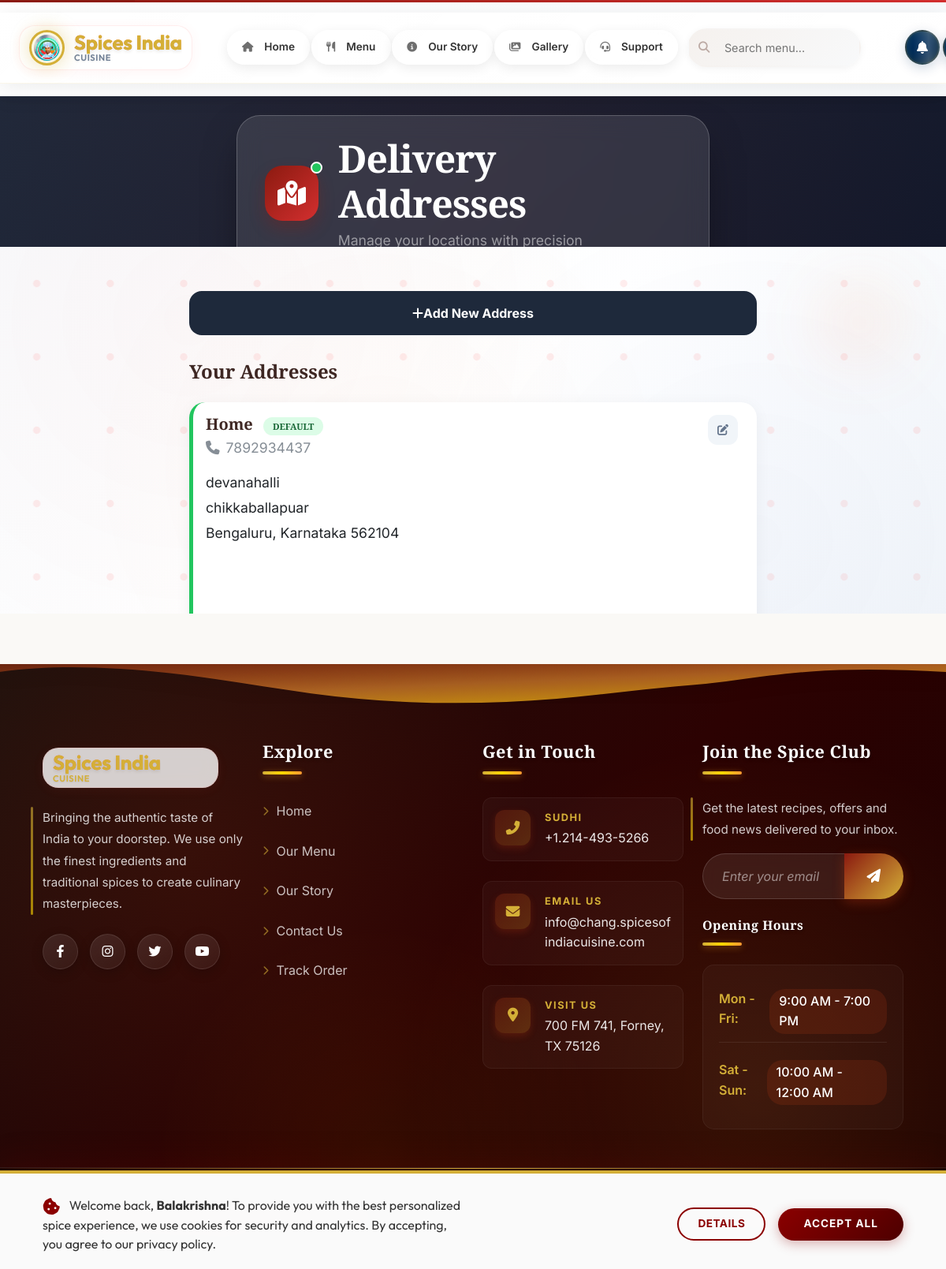
Page /addresses/ (signed in) on the committed database.
### cafe/models.py (models this page shows, shortened)
class DeliveryAddress(models.Model):
    user = models.ForeignKey(User, on_delete=models.CASCADE, related_name='delivery_addresses')
    label = models.CharField(max_length=50, help_text="e.g., Home, Office, etc.")
    address_line_1 = models.CharField(max_length=200)
    address_line_2 = models.CharField(max_length=200, blank=True)
    city = models.CharField(max_length=100)
    state = models.CharField(max_length=100)
    postal_code = models.CharField(max_length=20)
    phone = models.CharField(max_length=15)
    is_default = models.BooleanField(default=False)
    created_at = models.DateTimeField(auto_now_add=True)
    class Meta:
        ordering = ['-is_default', '-created_at']

### cafe/views.py (the view)
# urls.py: path('addresses/', views.delivery_addresses_view, name='delivery_addresses'),
@login_required
def delivery_addresses_view(request):
    addresses = DeliveryAddress.objects.filter(user=request.user)
    if request.method == 'POST':
        form = DeliveryAddressForm(request.POST)
        if form.is_valid():
            address = form.save(commit=False)
            address.user = request.user
            address.save()
            messages.success(request, 'Address added successfully!')
            return redirect('delivery_addresses')
    else:
        form = DeliveryAddressForm()
    context = {
        'addresses': addresses,
        'form': form,
    }
    return render(request, 'cafe/delivery_addresses.html', context)

### templates/cafe/delivery_addresses.html (shortened to what this page needs)
{% extends 'cafe/base.html' %}
{% load static %}
{% load crispy_forms_tags %}
{% block content %}
<section class="addresses-hero-premium py-5">
    <div class="container text-center">
        <div class="notification-style-header mx-auto animate-on-scroll">
            <div class="header-content">
                <div class="icon-badge">
                    <i class="fas fa-map-marked-alt"></i>
                    <span class="badge-pulse"></span>
                </div>
                <div class="text-content">
                    <h1 class="display-5 fw-bold mb-1">Delivery Addresses</h1>
                    <p class="mb-0 text-white-50">Manage your locations with precision</p>
                </div>
            </div>
        </div>
    </div>
</section>
<section class="py-5">
    <div class="container">
        <div class="row">
            <div class="col-lg-8 mx-auto">
                <button type="button" class="btn btn-add-new" id="toggleAddressFormBtn" onclick="toggleAddressForm()">
                    <i class="fas fa-plus"></i>Add New Address
                </button>
                {% if addresses %}
                <h4 class="mb-4">Your Addresses</h4>
                {% for address in addresses %}
                <div class="card address-card {% if address.is_default %}default{% endif %}">
                    <div class="card-body">
                        <div class="d-flex justify-content-between align-items-start mb-3">
                            <div>
                                <h5 class="mb-1">
                                    {{ address.label }}
                                    {% if address.is_default %}
                                    <span class="default-badge ms-2">Default</span>
                                    {% endif %}
                                </h5>
                                <p class="text-muted mb-0">
                                    <i class="fas fa-phone me-2"></i>{{ address.phone }}
                                </p>
                            </div>
                            <div class="address-actions">
                                <a href="{% url 'edit_address' address.id %}" class="btn btn-edit btn-sm">
                                    <i class="fas fa-edit"></i>
                                </a>
                            </div>
                        </div>
                        <div class="address-details">
                            <p class="mb-1">{{ address.address_line_1 }}</p>
                            {% if address.address_line_2 %}
                            <p class="mb-1">{{ address.address_line_2 }}</p>
                            {% endif %}
                            <p class="mb-0">{{ address.city }}, {{ address.state }} {{ address.postal_code }}</p>
                        </div>
                    </div>
                </div>
                {% endfor %}
                {% endif %}
            </div>
        </div>
    </div>
</section>
{% endblock %}

### templates/cafe/base.html (shortened to what this page needs)
{% load static %}
<!DOCTYPE html>
<html lang="en">
<head>
    <link href="https://cdn.jsdelivr.net/npm/bootstrap@5.3.0/dist/css/bootstrap.min.css" rel="stylesheet">
    <link rel="stylesheet" href="https://cdnjs.cloudflare.com/ajax/libs/font-awesome/6.4.0/css/all.min.css">
    <link rel="stylesheet" href="{% static 'css/style.css' %}?v=2.0">
</head>
<body>
    <nav class="navbar navbar-expand-lg main-navbar {% if request.resolver_match.url_name in 'profile,wishlist,orders,cart,edit_address,delivery_addresses,order_detail,notifications' %}user-page{% endif %}" id="main-navbar" role="navigation" aria-label="Main navigation">
        <div class="container navbar-inner">
            <a class="navbar-brand brand-logo" href="{% url 'home' %}">
                <div class="brand-container">
                    <div class="brand-image-wrapper">
                        <img src="{% static 'images/logo.jpeg' %}" alt="Spices India Logo" class="brand-logo-img">
                    </div>
                    <div class="brand-text">
                        <span class="brand-name">Spices India</span>
                        <span class="brand-tagline">Cuisine</span>
                    </div>
                </div>
            </a>
            <div class="d-none d-lg-block mx-auto">
                <ul class="navbar-nav desktop-nav">
                    <li class="nav-item">
                        <a class="nav-link {% if request.resolver_match.url_name == 'home' %}active{% endif %}"
                            href="{% url 'home' %}">
                            <i class="fas fa-home"></i>Home
                        </a>
                    </li>
                    <li class="nav-item">
                        <a class="nav-link {% if request.resolver_match.url_name == 'menu' %}active{% endif %}"
                            href="{% url 'menu' %}">
                            <i class="fas fa-utensils"></i>Menu
                        </a>
                    </li>
                    <li class="nav-item">
                        <a class="nav-link {% if request.resolver_match.url_name == 'about' %}active{% endif %}"
                            href="{% url 'about' %}">
                            <i class="fas fa-info-circle"></i>Our Story
                        </a>
                    </li>
                    <li class="nav-item">
                        <a class="nav-link {% if request.resolver_match.url_name == 'gallery' %}active{% endif %}"
                            href="{% url 'gallery' %}">
                            <i class="fas fa-images"></i>Gallery
                        </a>
                    </li>
                    <li class="nav-item">
                        <a class="nav-link {% if request.resolver_match.url_name == 'contact' %}active{% endif %}"
                            href="{% url 'contact' %}">
                            <i class="fas fa-headset"></i>Support
                        </a>
                    </li>
                </ul>
            </div>
            <div class="navbar-actions-group d-flex align-items-center gap-2">
                <div class="navbar-search-wrapper d-none d-lg-block">
                    <form class="search-form" action="{% url 'menu' %}" method="GET">
                        <div class="search-input-group">
                            <i class="fas fa-search search-icon-main"></i>
                            <input type="text" name="search" class="search-input" placeholder="Search menu..."
                                id="main-search" autocomplete="off">
                        </div>
                    </form>
                </div>
                <div class="d-none d-lg-flex align-items-center gap-1">
                    {% if user.is_authenticated %}
                    <a href="{% url 'notifications' %}" class="action-link-icon" data-bs-toggle="tooltip"
                        data-bs-placement="bottom" title="Notifications">
                        <i class="fas fa-bell"></i>
                    </a>
                    <a href="{% url 'cart' %}" class="action-link-icon" data-bs-toggle="tooltip"
                        data-bs-placement="bottom" title="My Cart">
                    </a>
                    {% endif %}
                </div>
            </div>
        </div>
    </nav>
    <main id="main-content" class="main-content-responsive">
        {% block content %}{% endblock %}
    </main>
    {% block footer %}
    <footer class="modern-footer">
        <div class="footer-top-wave">
        </div>
        <div class="container py-5">
            <div class="row g-4">
                <div class="col-lg-4 col-md-6">
                    <div class="footer-brand mb-4">
                        <a class="navbar-brand brand-logo mb-3 d-block" href="{% url 'home' %}">
                            <div class="brand-container">
                                <div class="brand-text">
                                    <span class="brand-name text-white">Spices India</span>
                                    <span class="brand-tagline" style="color: var(--accent-color);">Cuisine</span>
                                </div>
                            </div>
                        </a>
                        <p class="footer-desc">
                            Bringing the authentic taste of India to your doorstep. We use only the finest ingredients
                            and traditional spices to create culinary masterpieces.
                        </p>
                        <div class="footer-social mt-4">
                            <a href="#" class="social-icon" title="Facebook"><i class="fab fa-facebook-f"></i></a>
                            <a href="https://www.instagram.com/spicesofindiacuisine?igsh=MXFpeGNndWFxNmtkYw=="
                                class="social-icon" title="Instagram"><i class="fab fa-instagram"></i></a>
                            <a href="#" class="social-icon" title="Twitter"><i class="fab fa-twitter"></i></a>
                            <a href="#" class="social-icon" title="YouTube"><i class="fab fa-youtube"></i></a>
                        </div>
                    </div>
                </div>
                <div class="col-lg-2 col-md-6 col-6">
                    <h5 class="footer-heading">Explore</h5>
                    <ul class="footer-links">
                        <li><a href="{% url 'home' %}"><i class="fas fa-chevron-right"></i> Home</a></li>
                        <li><a href="{% url 'menu' %}"><i class="fas fa-chevron-right"></i> Our Menu</a></li>
                        <li><a href="{% url 'about' %}"><i class="fas fa-chevron-right"></i> Our Story</a></li>
                        <li><a href="{% url 'contact' %}"><i class="fas fa-chevron-right"></i> Contact Us</a></li>
                        <li><a href="{% url 'orders' %}"><i class="fas fa-chevron-right"></i> Track Order</a></li>
                    </ul>
                </div>
                <div class="col-lg-3 col-md-6">
                    <h5 class="footer-heading">Get in Touch</h5>
                    <ul class="footer-contact">
                        <li>
                            <div class="contact-icon"><i class="fas fa-phone-alt"></i></div>
                            <div class="contact-text">
                                <span>Sudhi</span>
                                <a href="tel:+12144935266">+1.214-493-5266</a>
                            </div>
                        </li>
                        <li>
                            <div class="contact-icon"><i class="fas fa-envelope"></i></div>
                            <div class="contact-text">
                                <span>Email Us</span>
                                <a
                                    href="mailto:info@chang.spicesofindiacuisine.com">info@chang.spicesofindiacuisine.com</a>
                            </div>
                        </li>
                        <li>
                            <div class="contact-icon"><i class="fas fa-map-marker-alt"></i></div>
                            <div class="contact-text">
                                <span>Visit Us</span>
                                <p>700 FM 741, Forney, TX 75126</p>
                            </div>
                        </li>
                    </ul>
                </div>
                <div class="col-lg-3 col-md-6">
                    <h5 class="footer-heading">Join the Spice Club</h5>
                    <p class="footer-desc mb-3">Get the latest recipes, offers and food news delivered to your inbox.
                    </p>
                    <form class="footer-newsletter mb-4">
                        <div class="input-group">
                            <input type="email" class="form-control" placeholder="Enter your email"
                                aria-label="Subscription Email">
                            <button class="btn" type="submit">
                                <i class="fas fa-paper-plane"></i>
                            </button>
                        </div>
                    </form>
                    <h5 class="footer-heading mb-2" style="font-size: 1rem;">Opening Hours</h5>
                    <ul class="footer-hours">
                        <li><span>Mon - Fri:</span> <span>9:00 AM - 7:00 PM</span></li>
                        <li><span>Sat - Sun:</span> <span>10:00 AM - 12:00 AM</span></li>
                    </ul>
                </div>
            </div>
        </div>
        <div class="footer-bottom">
            <div class="container">
                <div class="row align-items-center">
                    <div class="col-md-6 text-center text-md-start">
                        <p class="copyright-text mb-0">&copy; 2026 <span>Spices of India Cuisine</span>. All rights
                            reserved.</p>
                    </div>
                    <div class="col-md-6 text-center text-md-end mt-3 mt-md-0">
                        <div class="footer-meta">
                            <span>Made with  by Balakrishna</span>
                        </div>
                    </div>
                </div>
            </div>
        </div>
    </footer>
    {% endblock %}
    {% if user.is_authenticated %}
    <div id="cookie-consent-banner" class="cookie-banner" style="display: none;">
        <div class="container">
            <div class="row align-items-center">
                <div class="col-lg-8 col-md-7 text-center text-md-start mb-3 mb-md-0">
                    <div class="cookie-text">
                        <i class="fas fa-cookie-bite me-2"></i>
                        <span>Welcome back, <strong>{{ user.username }}</strong>! To provide you with the best
                            personalized spice experience, we use cookies for security and analytics. By accepting, you
                            agree to our privacy policy.</span>
                    </div>
                </div>
                <div class="col-lg-4 col-md-5">
                    <div class="d-flex align-items-center justify-content-center justify-content-md-end gap-3">
                        <button id="btn-cookie-settings" class="btn-cookie-settings">Details</button>
                        <button id="btn-cookie-accept" class="btn-cookie-accept">Accept All</button>
                    </div>
                </div>
            </div>
        </div>
    </div>
    {% endif %}
</body>
</html>

### rows in the picture
DeliveryAddress: label "Home", is_default "DEFAULT", phone "7892934437", address_line_1 "devanahalli", address_line_2 "chikkaballapuar", city "Bengaluru", state "Karnataka", postal_code "562104"

### other values in the picture
{{ user.username }} "Balakrishna"
